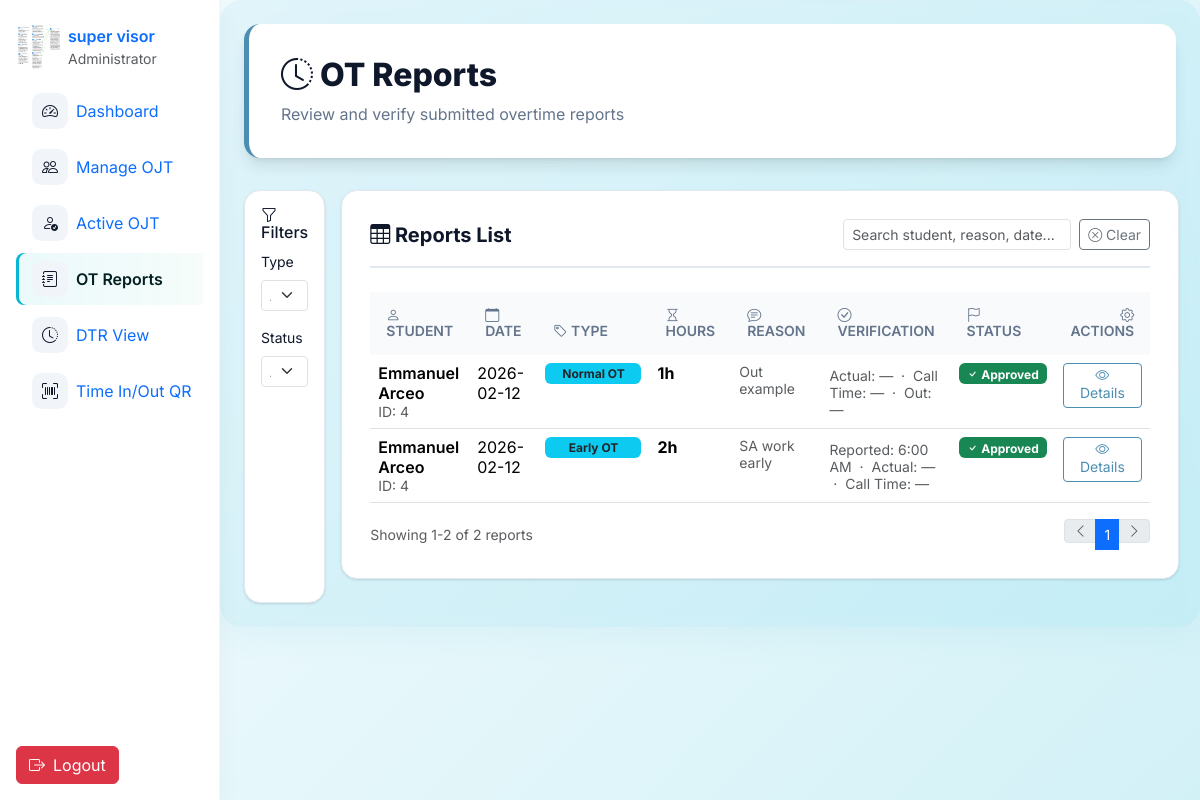
Page /admin/otreports.php (signed in) on the committed database.
### tables this page shows
CREATE TABLE `users` (
  `id` int(11) NOT NULL,
  `username` varchar(50) NOT NULL,
  `email` varchar(100) NOT NULL,
  `password` varchar(255) NOT NULL,
  `role` enum('super_admin','admin','ojt') NOT NULL,
  `fname` varchar(50) DEFAULT NULL,
  `mname` varchar(225) DEFAULT NULL,
  `lname` varchar(50) DEFAULT NULL,
  `position` varchar(100) DEFAULT NULL,
  `age` int(11) DEFAULT NULL,
  `mobile` varchar(15) DEFAULT NULL,
  `school_org` varchar(100) DEFAULT NULL,
  `full_name` varchar(100) DEFAULT NULL,
  `bio` varchar(255) DEFAULT NULL,
  `profile_img` varchar(255) DEFAULT NULL,
  `adviser_id` int(11) DEFAULT NULL,
  `status` enum('active','restricted') NOT NULL DEFAULT 'active',
  `face_descriptor` text DEFAULT NULL
);

CREATE TABLE `ot_reports` (
  `id` int(11) NOT NULL,
  `student_id` int(11) NOT NULL,
  `ot_hours` int(11) NOT NULL,
  `ot_date` date NOT NULL,
  `ot_reason` text NOT NULL,
  `recipient` varchar(20) NOT NULL,
  `submitted_at` timestamp NOT NULL DEFAULT current_timestamp(),
  `approved` tinyint(1) DEFAULT 0,
  `decline_reason` text DEFAULT NULL,
  `ot_type` varchar(10) DEFAULT NULL,
  `reported_time_in` time DEFAULT NULL,
  `reported_time_out` time DEFAULT NULL
);

### admin/otreports.php (the view, shortened to what the rows shown need)
<?php
require_once '../db.php';
require_once 'nav.php';
$stmt = $oat->prepare("SELECT otr.id, u.id as user_id, u.fname, u.lname, otr.ot_hours, otr.ot_type, otr.reported_time_in, otr.reported_time_out, otr.ot_date, otr.ot_reason, otr.approved FROM ot_reports otr JOIN users u ON otr.student_id = u.id ORDER BY otr.ot_date DESC, otr.id DESC");
$stmt->execute();
$reports = $stmt->get_result()->fetch_all(MYSQLI_ASSOC);
function getVerificationStatus($oat, $report) {
    $date = $report['ot_date'];
    $stmt = $oat->prepare("SELECT time_in, time_out, time_in_policy, time_out_policy, ot_hours FROM ojt_records WHERE user_id = ? AND DATE(time_in) = ?");
    $stmt->bind_param("is", $report['user_id'], $date);
    $stmt->execute();
    $record = $stmt->get_result()->fetch_assoc();
    if (!$record) {
        return [
            'status' => '<span class="badge bg-secondary" data-bs-toggle="tooltip" title="No record">No Record</span>',
            'actual_in' => null,
            'actual_out' => null,
            'policy_in' => null,
            'policy_out' => null,
            'calculated_ot' => null,
            'ojt_hours' => null,
            'ojt_hours_after' => null,
            'explanation' => 'No attendance record found for this date.'
        ];
    }
    $isValidDbTime = function($s) {
        if (!$s) return false;
        $s = trim($s);
        return !in_array($s, ['00:00:00', '0000-00-00 00:00:00', '1970-01-01 00:00:00'], true);
    };
    $fmt = function($s) { return $s ? date('g:i A', strtotime($s)) : null; };
    $existing_ojt_hours = isset($record['ot_hours']) ? (float)$record['ot_hours'] : 0.0;
    $ojt_hours_after = is_numeric($calculated_ot) ? $existing_ojt_hours + $calculated_ot : null;
    return [
        'status' => $status,
        'actual_in' => $isValidDbTime($record['time_in']) ? $fmt($record['time_in']) : null,
        'actual_out' => $isValidDbTime($record['time_out']) ? $fmt($record['time_out']) : null,
        'policy_in' => $record['time_in_policy'] ? $fmt($record['time_in_policy']) : null,
        'policy_out' => $record['time_out_policy'] ? $fmt($record['time_out_policy']) : null,
        'calculated_ot' => $calculated_ot,
        'ojt_hours' => $existing_ojt_hours,
        'ojt_hours_after' => $ojt_hours_after,
        'explanation' => $explanation
    ];
}
?>
<!DOCTYPE html>
<html lang="en">
<head>
<link href="https://cdn.jsdelivr.net/npm/bootstrap@5.3.2/dist/css/bootstrap.min.css" rel="stylesheet">
<link href="https://cdn.jsdelivr.net/npm/bootstrap-icons@1.10.0/font/bootstrap-icons.css" rel="stylesheet">
</head>
<body>
    <div class="dashboard-container">
        <div class="dashboard-header">
            <h1><i class="bi bi-clock-history"></i> OT Reports</h1>
        </div>
        <div class="d-flex">
            <div class="flex-grow-1">
                <div class="card-custom">
                    <?php if (empty($reports)): ?>
                        <div class="text-center py-5">
                            <i class="bi bi-info-circle" style="font-size: 3rem; color: #64748b;"></i>
                            <h5 class="mt-3 text-muted">No OT reports found.</h5>
                        </div>
                    <?php else: ?>
                        <div class="table-responsive">
                            <table id="reportsTable" class="table table-hover mb-0">
                                <thead>
                                    <tr>
                                        <th style="width:240px"><i class="bi bi-person"></i> Student</th>
                                        <th style="width:110px"><i class="bi bi-calendar"></i> Date</th>
                                        <th style="width:120px"><i class="bi bi-tag"></i> Type</th>
                                        <th style="width:90px"><i class="bi bi-hourglass"></i> Hours</th>
                                        <th><i class="bi bi-chat-text"></i> Reason</th>
                                        <th style="width:160px"><i class="bi bi-check-circle"></i> Verification</th>
                                        <th style="width:120px"><i class="bi bi-flag"></i> Status</th>
                                        <th style="width:120px" class="text-end"><i class="bi bi-gear"></i> Actions</th>
                                    </tr>
                                </thead>
                                <tbody>
                                <?php foreach ($reports as $r):
                                    $verification = getVerificationStatus($oat, $r);
                                    $typeLabel = ($r['ot_type'] === 'early') ? 'Early OT' : (($r['ot_type'] === 'late') ? 'Normal OT' : ucfirst($r['ot_type']));
                                    if ($r['approved'] == 1) {
                                        $statusKey = 'approved';
                                    } elseif (is_null($r['approved']) || $r['approved'] === '' || $r['approved'] == 0) {
                                        $statusKey = 'pending';
                                    } else {
                                        $statusKey = 'rejected';
                                    }
                                ?>
                                    <tr data-name="<?= htmlspecialchars(strtolower($r['fname'].' '.$r['lname'])) ?>"
                                        data-reason="<?= htmlspecialchars(strtolower($r['ot_reason'])) ?>"
                                        data-date="<?= htmlspecialchars($r['ot_date']) ?>"
                                        data-type="<?= htmlspecialchars($r['ot_type']) ?>"
                                        data-status="<?= $statusKey ?>">
                                        <td>
                                            <div class="fw-semibold"><?= htmlspecialchars($r['fname'].' '.$r['lname']) ?></div>
                                            <div class="small text-muted">ID: <?= htmlspecialchars($r['user_id']) ?></div>
                                        </td>
                                        <td><?= htmlspecialchars($r['ot_date']) ?></td>
                                        <td><span class="badge bg-info text-dark" style="min-width:96px; display:inline-block; text-align:center;"><?= htmlspecialchars($typeLabel) ?></span></td>
                                        <td><strong><?= htmlspecialchars($r['ot_hours']) ?>h</strong></td>
                                        <td class="small text-muted" title="<?= htmlspecialchars($r['ot_reason']) ?>"><?= htmlspecialchars(mb_strimwidth($r['ot_reason'], 0, 60, '...')) ?></td>
                                        <td>
                                            <div class="small text-muted mt-1">
                                                <?php if (!empty($r['reported_time_in']) && !in_array($r['reported_time_in'], ['00:00:00','0000-00-00 00:00:00'], true)): ?>
                                                    Reported: <?= htmlspecialchars(date('g:i A', strtotime($r['reported_time_in']))) ?> &nbsp;·&nbsp;
                                                <?php endif; ?>
                                                Actual: <?= htmlspecialchars($verification['actual_in'] ?? '—') ?> &nbsp;·&nbsp;
                                                Call Time: <?= htmlspecialchars($verification['policy_in'] ?? '—') ?>
                                                <?php if ($r['ot_type'] !== 'early'): ?>
                                                    &nbsp;·&nbsp; Out: <?= htmlspecialchars($verification['policy_out'] ?? '—') ?>
                                                <?php endif; ?>
                                            </div>
                                        </td>
                                        <td>
                                            <?php if ($r['approved'] == 1): ?>
                                                <span class="badge bg-success"><i class="bi bi-check"></i> Approved</span>
                                            <?php elseif (is_null($r['approved']) || $r['approved'] === '' || $r['approved'] == 0): ?>
                                                <span class="badge bg-secondary"><i class="bi bi-clock"></i> Pending</span>
                                            <?php else: ?>
                                                <span class="badge bg-danger"><i class="bi bi-x"></i> Rejected</span>
                                            <?php endif; ?>
                                        </td>
                                        <td class="text-end">
                                            <button class="btn btn-sm btn-outline-primary" data-bs-toggle="modal" data-bs-target="#modal-<?= $r['id'] ?>" aria-label="View details"><i class="bi bi-eye"></i> Details</button>
                                        </td>
                                    </tr>
                                <?php endforeach; ?>
                                </tbody>
                            </table>
                        </div>
                    <?php endif; ?>
                </div>
            </div>
        </div>
    </div>
</body>
</html>

### admin/nav.php (shortened to what the rows shown need)
<?php
$avatar = 'uploads/noimg.png';
if (isset($_SESSION['avatar']) && $_SESSION['avatar'] && file_exists('../' . $_SESSION['avatar'])) {
    $avatar = $_SESSION['avatar'];
} else if (isset($_SESSION['user_id'])) {
    include_once '../db.php';
    $admin_id = (int)$_SESSION['user_id'];
    $result = $oat->query("SELECT profile_img FROM users WHERE id = $admin_id LIMIT 1");
    if ($result && $row = $result->fetch_assoc()) {
        if (!empty($row['profile_img']) && file_exists('../' . $row['profile_img'])) {
            $avatar = $row['profile_img'];
        }
    }
}
if (
    empty($_SESSION['fname']) ||
    empty($_SESSION['lname']) ||
    !isset($_SESSION['mname'])
) {
    include_once '../db.php';
    $admin_id = (int)$_SESSION['user_id'];
    $result = $oat->query("SELECT fname, mname, lname, profile_img FROM users WHERE id = $admin_id LIMIT 1");
    if ($result && $row = $result->fetch_assoc()) {
        if (!empty($row['profile_img']) && file_exists('../' . $row['profile_img'])) {
            $avatar = $row['profile_img'];
        }
    }
}
?>
<link href="https://cdn.jsdelivr.net/npm/bootstrap@5.3.2/dist/css/bootstrap.min.css" rel="stylesheet">
<link href="https://cdn.jsdelivr.net/npm/bootstrap-icons@1.10.5/font/bootstrap-icons.css" rel="stylesheet">
<nav id="sb-sidebar" class="d-none d-lg-flex flex-column" aria-label="Sidebar">
  <a href="adminprofileedit.php" class="d-flex align-items-center text-decoration-none mb-3">
    <img src="../<?php echo htmlspecialchars($avatar); ?>?t=<?php echo time(); ?>" alt="avatar" class="rounded me-2" style="width:44px;height:44px;object-fit:cover">
    <div class="d-flex flex-column">
      <span class="fw-semibold"><?php echo htmlspecialchars(($_SESSION['fname'] ?? '') . ' ' . ($_SESSION['lname'] ?? '')); ?></span>
      <small class="text-muted">Administrator</small>
    </div>
  </a>
</nav>

### rows in the picture
users: profile_img (picture)
ot_reports: student.lname "Emmanuel Arceo", student "4", ot_date "2026-02-12", ot_type "Normal OT", ot_hours "1", ot_reason "Out example", actual_in "—", policy_in "—", policy_out "—", approved 1 (drawn)
ot_reports: student.lname "Emmanuel Arceo", student "4", ot_date "2026-02-12", ot_type "Early OT", ot_hours "2", ot_reason "SA work early", reported_time_in "6:00 AM", actual_in "—", policy_in "—", approved 1 (drawn)
